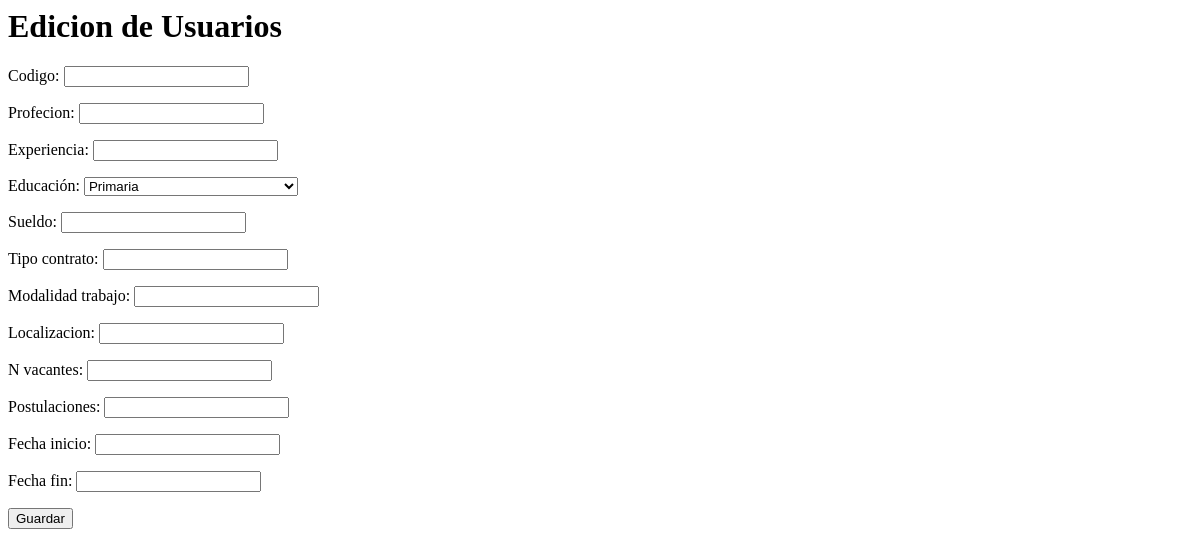
Page /usuario/editarOfertas/6/ on the earlier database version.
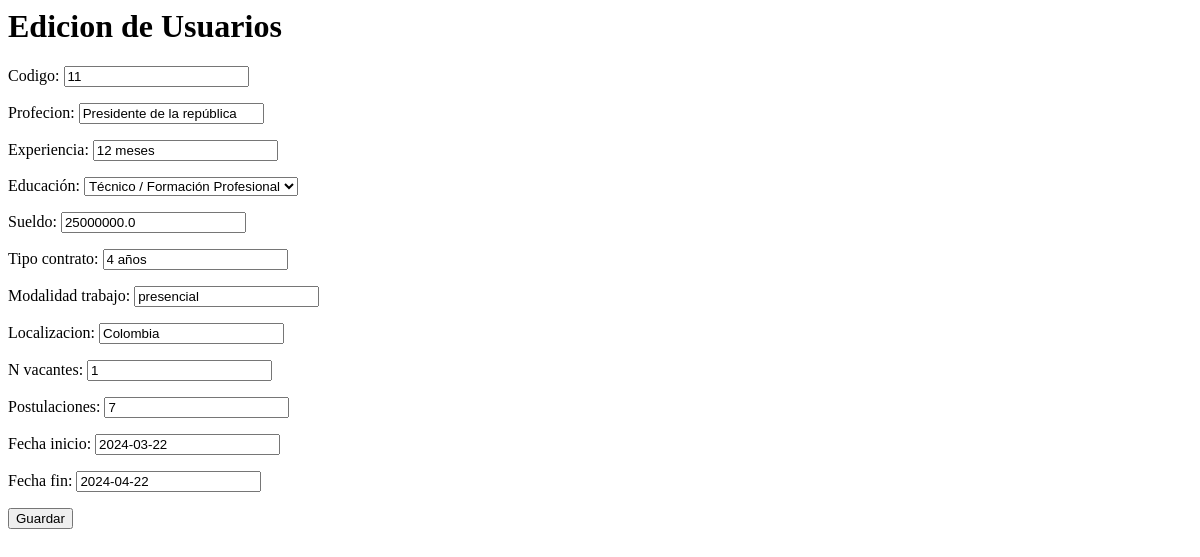
Same page on the later database version.
### ofertas/models.py (models this page shows, shortened)
class Oferta(models.Model):
    codigo = models.IntegerField()
    profecion = models.CharField(max_length=255, null=True)
    experiencia = models.CharField(max_length=255)
    educacion = models.CharField(max_length=255)
    sueldo = models.FloatField()
    tipo_contrato = models.CharField(max_length=255)
    modalidad_trabajo = models.CharField(max_length=255)
    localizacion = models.CharField(max_length=255)
    n_vacantes = models.IntegerField()
    postulaciones = models.IntegerField()
    fecha_inicio = models.DateField()
    fecha_fin = models.DateField()

### ofertas/views.py (the view)
# urls.py: path('editarOfertas/<int:id_Ofertas>/', views.editarOfertas, name="editar_Ofertas"),
def editarOfertas(request, id_Ofertas):
    oferta = Oferta.objects.filter(id=id_Ofertas).first()
    form = OfertaForm(instance=oferta)
    return render(request, "reclutador/editarOfertas.html", {"form": form, "oferta": oferta})

### ofertas/forms.py
class OfertaForm(forms.ModelForm):
    EDUCACION_CHOICES = [
        ('Primaria', 'Primaria'),
        ('Secundaria', 'Secundaria'),
        ('Bachillerato', 'Bachillerato'),
        ('Técnico', 'Técnico / Formación Profesional'),
        ('Universidad', 'Universidad'),
        ('Maestría', 'Maestría'),
        ('Postgrado', 'Postgrado')
    ]
    educacion = forms.ChoiceField(label='Educación', choices=EDUCACION_CHOICES, required=False)
    class Meta:
        model = Oferta
        fields = '__all__'
    def __init__(self, *args, **kwargs):
        super(OfertaForm, self).__init__(*args, **kwargs)
        self.helper = FormHelper()
        self.helper.form_method = 'post'
        self.helper.layout = Layout(
            'codigo',
            'profecion',
            'experiencia',
            'educacion',
            'sueldo',
            'tipo_contrato',
            'modalidad_trabajo',
            'localizacion',
            'n_vacantes',
            'postulaciones',
            'fecha_inicio',
            'fecha_fin',
            Submit('submit', 'Guardar')
        )

### templates/reclutador/editarOfertas.html (shortened to what this page needs)
{% load static %}
    <h1>Edicion de Usuarios</h1>
    <form action="{% url "actualizar_Ofertas" oferta.id %}" method="POST" enctype="multipart/form-data">
        {{ form.as_p }}
    <button type="submit" class="btn btn-primary">Guardar</button>
    </form>

Differences in the rows shown:
added Oferta: codigo "11", profecion "Presidente de la república", experiencia "12 meses", educacion "Técnico / Formación Profesional", sueldo "25000000.0", tipo_contrato "4 años", modalidad_trabajo "presencial", localizacion "Colombia", n_vacantes "1", postulaciones "7", fecha_inicio "2024-03-22", fecha_fin "2024-04-22"
Other differences:
form field educacion: "Primaria" → (not shown)
